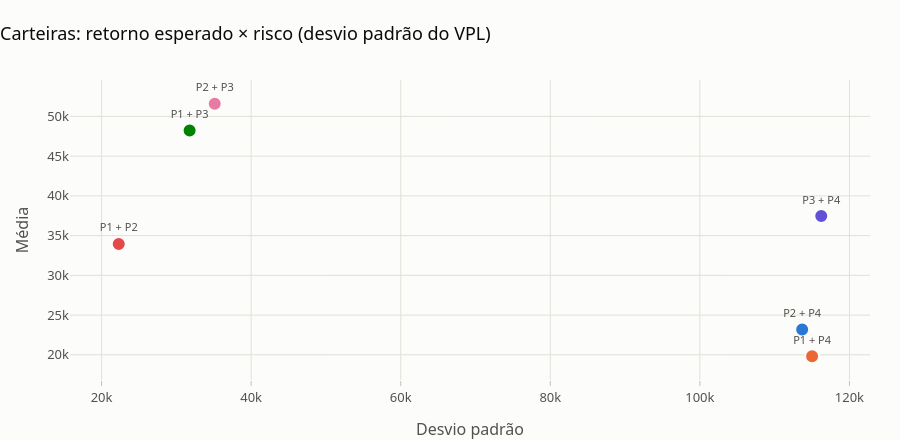

Notebook cell for this chart:
### Code cell
fig = viz.grafico_risco_retorno(cart, x="Desvio padrão", y="Média", titulo="Carteiras: retorno esperado × risco (desvio padrão do VPL)")
viz.exportar(fig, f"{SAIDA}/carteiras_risco_retorno")
fig

### Figure 1 — Plotly figure (JSON) as saved in the notebook; plotly's stock layout.template omitted (floating-point values rounded to 4 significant figures)
{"data": [{"hovertemplate": "P2 + P3<br>Média: $ 51.596<br>Desvio padrão: $ 35.131<extra></extra>", "marker": {"color": "#e87ba4", "line": {"color": "#fcfcfb", "width": 2}, "size": 14}, "mode": "markers+text", "name": "P2 + P3", "showlegend": false, "text": ["P2 + P3"], "textfont": {"color": "#52514e", "size": 11}, "textposition": "top center", "type": "scatter", "x": [35130.0], "y": [51600.0]}, {"hovertemplate": "P1 + P3<br>Média: $ 48.217<br>Desvio padrão: $ 31.772<extra></extra>", "marker": {"color": "#008300", "line": {"color": "#fcfcfb", "width": 2}, "size": 14}, "mode": "markers+text", "name": "P1 + P3", "showlegend": false, "text": ["P1 + P3"], "textfont": {"color": "#52514e", "size": 11}, "textposition": "top center", "type": "scatter", "x": [31770.0], "y": [48220.0]}, {"hovertemplate": "P3 + P4<br>Média: $ 37.461<br>Desvio padrão: $ 116.231<extra></extra>", "marker": {"color": "#6250d6", "line": {"color": "#fcfcfb", "width": 2}, "size": 14}, "mode": "markers+text", "name": "P3 + P4", "showlegend": false, "text": ["P3 + P4"], "textfont": {"color": "#52514e", "size": 11}, "textposition": "top center", "type": "scatter", "x": [116200.0], "y": [37460.0]}, {"hovertemplate": "P1 + P2<br>Média: $ 33.952<br>Desvio padrão: $ 22.296<extra></extra>", "marker": {"color": "#e34948", "line": {"color": "#fcfcfb", "width": 2}, "size": 14}, "mode": "markers+text", "name": "P1 + P2", "showlegend": false, "text": ["P1 + P2"], "textfont": {"color": "#52514e", "size": 11}, "textposition": "top center", "type": "scatter", "x": [22300.0], "y": [33950.0]}, {"hovertemplate": "P2 + P4<br>Média: $ 23.196<br>Desvio padrão: $ 113.678<extra></extra>", "marker": {"color": "#2a78d6", "line": {"color": "#fcfcfb", "width": 2}, "size": 14}, "mode": "markers+text", "name": "P2 + P4", "showlegend": false, "text": ["P2 + P4"], "textfont": {"color": "#52514e", "size": 11}, "textposition": "top center", "type": "scatter", "x": [113700.0], "y": [23200.0]}, {"hovertemplate": "P1 + P4<br>Média: $ 19.817<br>Desvio padrão: $ 115.006<extra></extra>", "marker": {"color": "#eb6834", "line": {"color": "#fcfcfb", "width": 2}, "size": 14}, "mode": "markers+text", "name": "P1 + P4", "showlegend": false, "text": ["P1 + P4"], "textfont": {"color": "#52514e", "size": 11}, "textposition": "top center", "type": "scatter", "x": [115000.0], "y": [19820.0]}], "layout": {"height": 440, "title": {"text": "Carteiras: retorno esperado × risco (desvio padrão do VPL)"}, "xaxis": {"gridcolor": "#e1e0d9", "showgrid": true, "title": {"text": "Desvio padrão"}}, "yaxis": {"title": {"text": "Média"}}}}
